Frame 1 (no input): blank canvas, image omitted
Frame 60 (the mouse pressed at the canvas centre just before this capture): blank canvas, image omitted
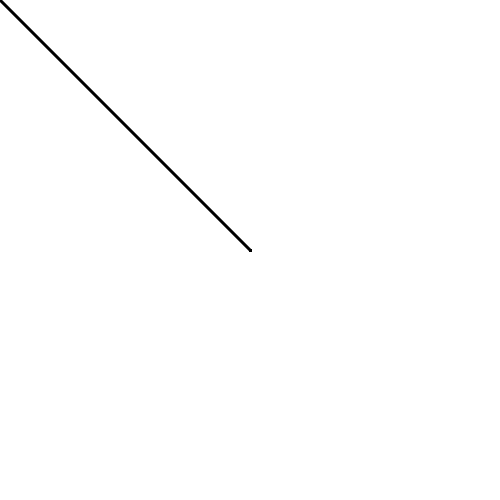
Frame 120 (the mouse held since frame 60 and released just before this capture)

The Processing sketch whose frames 1 and 60 were blank and that drew this single picture after the mouse press (run headless with seeded random() and noise(); from frame 60 on, the mouse is pressed at the canvas centre):

// Processing sketch: ex3_drawing_app
// ── ex3_drawing_app.pde
//background is in setup() so that it doesn't constantly refresh
void setup() {
  size(500, 500);
  smooth();
  background(255);
}

void draw() {
  
  //draws a continuous line between current mouse location and previous mouse location
  stroke(0);
  strokeWeight(3);
  line(mouseX, mouseY, pmouseX, pmouseY);
}

//clears the screen on a key press
void keyPressed() {
  background(255);
}
